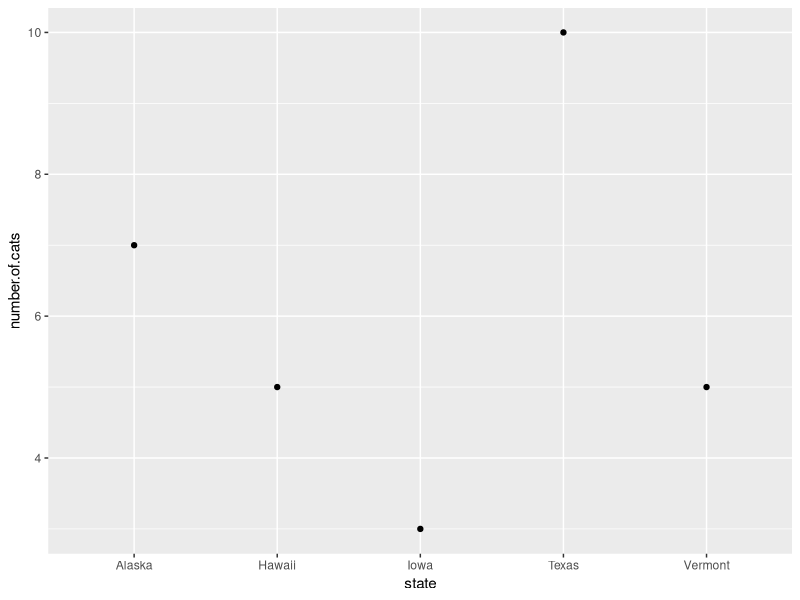

Reproduce this figure in R.
#Coding with Style 
#Fix this script, using good coding convention. 
#This is a made-up dataset, so you can create any story and associated meaningful variable and filenames to go with it. 
#Put this script into the format for the Outline feature in RStudio
#create dataset
df1<-data.frame(state=c('Iowa','Vermont','Hawaii','Texas',"Alaska"),var1=c('american goldfinch',"hermit thrush",'nene','northern mockingbird',"willow ptarmigan"),snow=c(1,1,0,0,1),number.of.cats=sample(3:10,5,replace=T))
#explore dataset
library(ggplot2)
ggplot(df1,aes(state,number.of.cats))+geom_point()
#create new column
df1 $ max=10
#analyze dataset
library(lme4)
mod1<-glm(snow~number.of.cats,family=binomial,data=df1)
summary(mod1)
#create a csv file
write.csv("database1_15September2021.csv")
